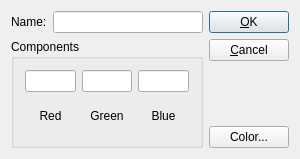
<ui version="4.0" >
 <author></author>
 <comment> * OpenRPT report writer and rendering engine
 * Copyright (C) 2001-2008 by OpenMFG, LLC
 *
 * This library is free software; you can redistribute it and/or
 * modify it under the terms of the GNU Lesser General Public
 * License as published by the Free Software Foundation; either
 * version 2.1 of the License, or (at your option) any later version.
 *
 * This library is distributed in the hope that it will be useful,
 * but WITHOUT ANY WARRANTY; without even the implied warranty of
 * MERCHANTABILITY or FITNESS FOR A PARTICULAR PURPOSE. See the GNU
 * Lesser General Public License for more details.
 *
 * You should have received a copy of the GNU Lesser General Public
 * License along with this library; if not, write to the Free Software
 * Foundation, Inc., 59 Temple Place, Suite 330, Boston, MA 02111-1307 USA
 * Please contact info@openmfg.com with any questions on this license.</comment>
 <exportmacro></exportmacro>
 <class>ColorEditor</class>
 <widget class="QDialog" name="ColorEditor" >
  <property name="geometry" >
   <rect>
    <x>0</x>
    <y>0</y>
    <width>300</width>
    <height>159</height>
   </rect>
  </property>
  <property name="windowTitle" >
   <string>Color Editor</string>
  </property>
  <layout class="QHBoxLayout" >
   <property name="margin" >
    <number>11</number>
   </property>
   <property name="spacing" >
    <number>6</number>
   </property>
   <item>
    <layout class="QVBoxLayout" >
     <property name="margin" >
      <number>0</number>
     </property>
     <property name="spacing" >
      <number>6</number>
     </property>
     <item>
      <layout class="QHBoxLayout" >
       <property name="margin" >
        <number>0</number>
       </property>
       <property name="spacing" >
        <number>6</number>
       </property>
       <item>
        <widget class="QLabel" name="_lblName" >
         <property name="text" >
          <string>Name:</string>
         </property>
        </widget>
       </item>
       <item>
        <widget class="QLineEdit" name="_editName" />
       </item>
      </layout>
     </item>
     <item>
      <widget class="QGroupBox" name="_gbComponents" >
       <property name="title" >
        <string>Components</string>
       </property>
       <layout class="QGridLayout" >
        <property name="margin" >
         <number>11</number>
        </property>
        <property name="spacing" >
         <number>6</number>
        </property>
        <item row="0" column="2" >
         <widget class="QLineEdit" name="_editBlue" />
        </item>
        <item row="0" column="1" >
         <widget class="QLineEdit" name="_editGreen" />
        </item>
        <item row="1" column="1" >
         <widget class="QLabel" name="_lblGreen" >
          <property name="text" >
           <string>Green</string>
          </property>
          <property name="alignment" >
           <set>Qt::AlignCenter</set>
          </property>
         </widget>
        </item>
        <item row="1" column="0" >
         <widget class="QLabel" name="_lblRed" >
          <property name="text" >
           <string>Red</string>
          </property>
          <property name="alignment" >
           <set>Qt::AlignCenter</set>
          </property>
         </widget>
        </item>
        <item row="1" column="2" >
         <widget class="QLabel" name="_lblBlue" >
          <property name="text" >
           <string>Blue</string>
          </property>
          <property name="textFormat" >
           <enum>Qt::AutoText</enum>
          </property>
          <property name="alignment" >
           <set>Qt::AlignCenter</set>
          </property>
         </widget>
        </item>
        <item row="0" column="0" >
         <widget class="QLineEdit" name="_editRed" />
        </item>
       </layout>
      </widget>
     </item>
    </layout>
   </item>
   <item>
    <layout class="QVBoxLayout" >
     <property name="margin" >
      <number>0</number>
     </property>
     <property name="spacing" >
      <number>6</number>
     </property>
     <item>
      <widget class="QPushButton" name="_btnAccept" >
       <property name="text" >
        <string>&amp;OK</string>
       </property>
      </widget>
     </item>
     <item>
      <widget class="QPushButton" name="_btnCancel" >
       <property name="text" >
        <string>&amp;Cancel</string>
       </property>
      </widget>
     </item>
     <item>
      <spacer>
       <property name="orientation" >
        <enum>Qt::Vertical</enum>
       </property>
       <property name="sizeType" >
        <enum>QSizePolicy::Expanding</enum>
       </property>
       <property name="sizeHint" >
        <size>
         <width>20</width>
         <height>20</height>
        </size>
       </property>
      </spacer>
     </item>
     <item>
      <widget class="QPushButton" name="_btnColor" >
       <property name="text" >
        <string>Color...</string>
       </property>
      </widget>
     </item>
    </layout>
   </item>
  </layout>
 </widget>
 <layoutdefault spacing="6" margin="11" />
 <pixmapfunction>qPixmapFromMimeSource</pixmapfunction>
 <tabstops>
  <tabstop>_editName</tabstop>
  <tabstop>_editRed</tabstop>
  <tabstop>_editGreen</tabstop>
  <tabstop>_editBlue</tabstop>
  <tabstop>_btnColor</tabstop>
  <tabstop>_btnAccept</tabstop>
  <tabstop>_btnCancel</tabstop>
 </tabstops>
 <resources/>
 <connections>
  <connection>
   <sender>_btnAccept</sender>
   <signal>clicked()</signal>
   <receiver>ColorEditor</receiver>
   <slot>accept()</slot>
   <hints>
    <hint type="sourcelabel" >
     <x>20</x>
     <y>20</y>
    </hint>
    <hint type="destinationlabel" >
     <x>20</x>
     <y>20</y>
    </hint>
   </hints>
  </connection>
  <connection>
   <sender>_btnCancel</sender>
   <signal>clicked()</signal>
   <receiver>ColorEditor</receiver>
   <slot>reject()</slot>
   <hints>
    <hint type="sourcelabel" >
     <x>20</x>
     <y>20</y>
    </hint>
    <hint type="destinationlabel" >
     <x>20</x>
     <y>20</y>
    </hint>
   </hints>
  </connection>
 </connections>
</ui>
